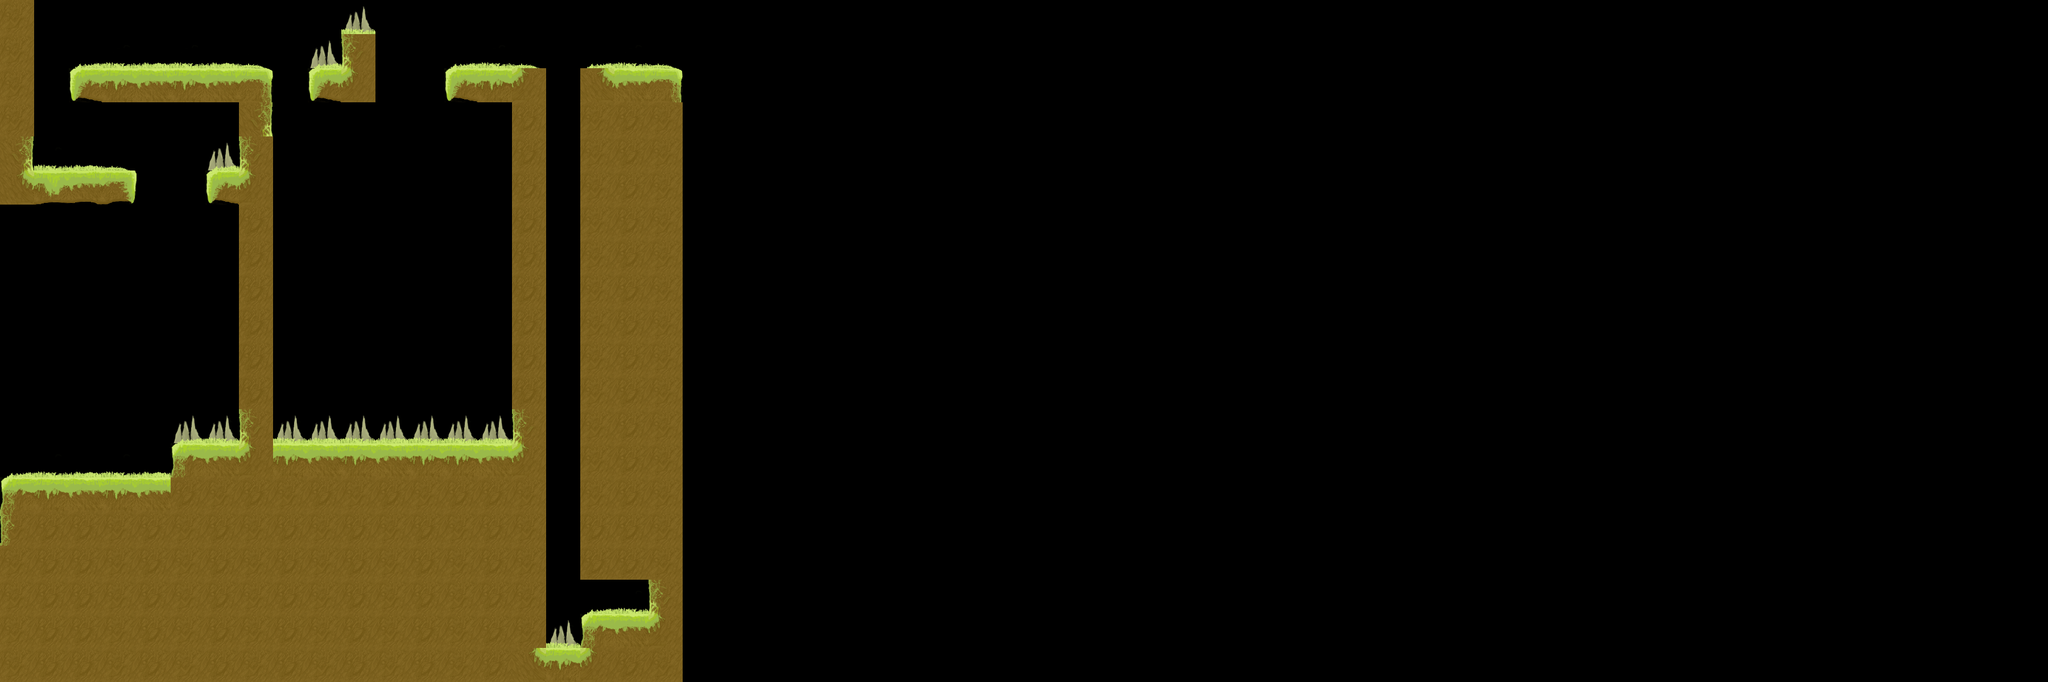

Rendered tile map (Tiled .tmx) drawn with the repository's tilesets; below, a short description and the map source with its tile grids summarised:
An orthogonal 60x20 tile map with 60x60 px tiles, 2 tile layers (Block, grass), 2 tilesets and 22 objects.

<map version="1.0" orientation="orthogonal" renderorder="right-down" width="60" height="20" tilewidth="60" tileheight="60" nextobjectid="24">
 <tileset firstgid="1" name="Tiles" tilewidth="60" tileheight="60" tilecount="49" columns="7">
  <image source="AlTiles.png" width="420" height="420" />
  <tile id="9">
   <properties>
    <property name="blocked" value="" />
   </properties>
  </tile>
  <tile id="10">
   <properties>
    <property name="blocked" value="" />
   </properties>
  </tile>
  <tile id="11">
   <properties>
    <property name="blocked" value="" />
   </properties>
  </tile>
  <tile id="12">
   <properties>
    <property name="blocked" value="" />
   </properties>
  </tile>
  <tile id="16">
   <properties>
    <property name="blocked" value="" />
   </properties>
  </tile>
  <tile id="17">
   <properties>
    <property name="blocked" value="" />
   </properties>
  </tile>
  <tile id="18">
   <properties>
    <property name="blocked" value="" />
   </properties>
  </tile>
  <tile id="19">
   <properties>
    <property name="blocked" value="" />
   </properties>
  </tile>
  <tile id="23">
   <properties>
    <property name="blocked" value="" />
   </properties>
  </tile>
  <tile id="24">
   <properties>
    <property name="blocked" value="" />
   </properties>
  </tile>
  <tile id="29">
   <properties>
    <property name="blocked" value="" />
   </properties>
  </tile>
  <tile id="30">
   <properties>
    <property name="blocked" value="" />
   </properties>
  </tile>
  <tile id="31">
   <properties>
    <property name="blocked" value="" />
   </properties>
  </tile>
  <tile id="32">
   <properties>
    <property name="blocked" value="" />
   </properties>
  </tile>
  <tile id="42">
   <properties>
    <property name="blocked" value="" />
   </properties>
  </tile>
  <tile id="43">
   <properties>
    <property name="blocked" value="" />
   </properties>
  </tile>
  <tile id="44">
   <properties>
    <property name="blocked" value="" />
   </properties>
  </tile>
  <tile id="45">
   <properties>
    <property name="blocked" value="" />
   </properties>
  </tile>
 </tileset>
 <tileset firstgid="50" name="TileSet" tilewidth="60" tileheight="60" tilecount="49" columns="7">
  <image source="Tiles.png" width="420" height="420" />
  <tile id="2">
   <properties>
    <property name="blocked" value="" />
   </properties>
  </tile>
  <tile id="3">
   <properties>
    <property name="blocked" value="" />
   </properties>
  </tile>
  <tile id="4">
   <properties>
    <property name="blocked" value="" />
   </properties>
  </tile>
  <tile id="5">
   <properties>
    <property name="blocked" value="" />
   </properties>
  </tile>
  <tile id="9">
   <properties>
    <property name="blocked" value="" />
   </properties>
  </tile>
  <tile id="10">
   <properties>
    <property name="blocked" value="" />
   </properties>
  </tile>
  <tile id="11">
   <properties>
    <property name="blocked" value="" />
   </properties>
  </tile>
  <tile id="12">
   <properties>
    <property name="blocked" value="" />
   </properties>
  </tile>
  <tile id="16">
   <properties>
    <property name="blocked" value="" />
   </properties>
  </tile>
  <tile id="19">
   <properties>
    <property name="blocked" value="" />
   </properties>
  </tile>
  <tile id="42">
   <properties>
    <property name="blocked" value="" />
   </properties>
  </tile>
  <tile id="43">
   <properties>
    <property name="blocked" value="" />
   </properties>
  </tile>
  <tile id="44">
   <properties>
    <property name="blocked" value="" />
   </properties>
  </tile>
  <tile id="45">
   <properties>
    <property name="blocked" value="" />
   </properties>
  </tile>
 </tileset>
 <layer name="Block" width="60" height="20">
  <data>[1200 cells, 215 non-empty, 16 distinct tile ids]</data>
 </layer>
 <objectgroup name="objects">
  <object id="1" x="0" y="780" width="60" height="60">
   <properties>
    <property name="player" value="" />
   </properties>
  </object>
  <object id="2" x="1080" y="1020" width="60" height="60">
   <properties>
    <property name="portal" value="" />
   </properties>
  </object>
  <object id="3" x="360" y="240" width="60" height="60">
   <properties>
    <property name="spike" value="" />
   </properties>
  </object>
  <object id="4" x="540" y="60" width="60" height="60">
   <properties>
    <property name="spike" value="" />
   </properties>
  </object>
  <object id="5" x="600" y="0" width="60" height="60">
   <properties>
    <property name="spike" value="" />
   </properties>
  </object>
  <object id="6" x="300" y="720" width="60" height="60">
   <properties>
    <property name="spike" value="" />
   </properties>
  </object>
  <object id="8" x="360" y="720" width="60" height="60">
   <properties>
    <property name="spike" value="" />
   </properties>
  </object>
  <object id="9" x="480" y="720" width="60" height="60">
   <properties>
    <property name="spike" value="" />
   </properties>
  </object>
  <object id="10" x="540" y="720" width="60" height="60">
   <properties>
    <property name="spike" value="" />
   </properties>
  </object>
  <object id="11" x="600" y="720" width="60" height="60">
   <properties>
    <property name="spike" value="" />
   </properties>
  </object>
  <object id="12" x="660" y="720" width="60" height="60">
   <properties>
    <property name="spike" value="" />
   </properties>
  </object>
  <object id="13" x="720" y="720" width="60" height="60">
   <properties>
    <property name="spike" value="" />
   </properties>
  </object>
  <object id="14" x="780" y="720" width="60" height="60">
   <properties>
    <property name="spike" value="" />
   </properties>
  </object>
  <object id="15" x="840" y="720" width="60" height="60">
   <properties>
    <property name="spike" value="" />
   </properties>
  </object>
  <object id="16" x="1020" y="60" width="60" height="60">
   <properties>
    <property name="boulder" value="" />
   </properties>
  </object>
  <object id="17" x="960" y="1080" width="60" height="60">
   <properties>
    <property name="spike" value="" />
   </properties>
  </object>
  <object id="18" x="240" y="780" width="60" height="60">
   <properties>
    <property name="tramp" value="" />
   </properties>
  </object>
  <object id="19" x="240" y="600" width="60" height="60">
   <properties>
    <property name="tramp" value="" />
   </properties>
  </object>
  <object id="20" x="240" y="420" width="60" height="60">
   <properties>
    <property name="tramp" value="" />
   </properties>
  </object>
  <object id="21" x="480" y="420" width="60" height="60">
   <properties>
    <property name="tramp" value="" />
   </properties>
  </object>
  <object id="22" x="600" y="300" width="60" height="60">
   <properties>
    <property name="tramp" value="" />
   </properties>
  </object>
  <object id="23" x="720" y="180" width="60" height="60">
   <properties>
    <property name="tramp" value="" />
   </properties>
  </object>
 </objectgroup>
 <layer name="grass" width="60" height="20">
  <data>[1200 cells, 35 non-empty, 4 distinct tile ids]</data>
 </layer>
</map>